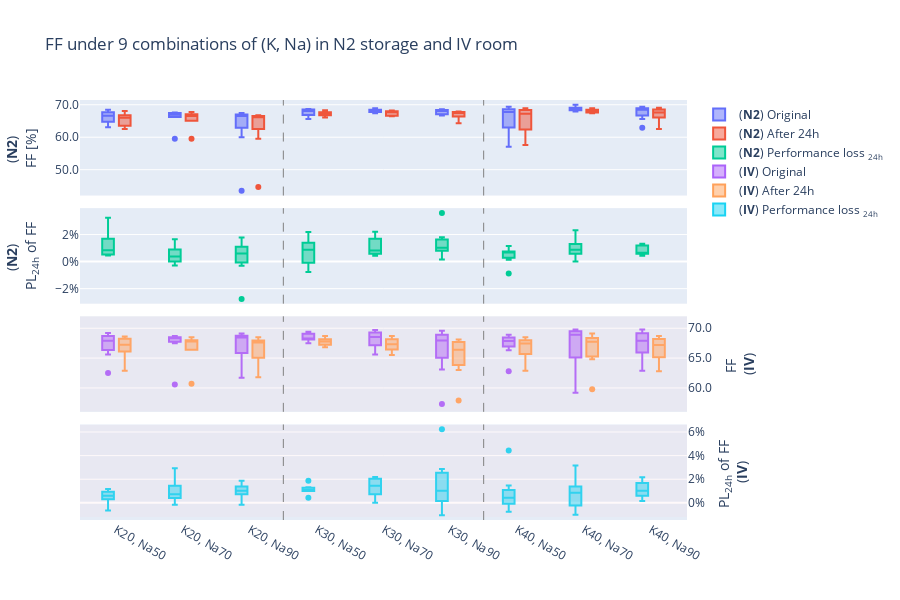

The notebook cell saved with this chart:
### Code cell
fig_Alkali_FF = make_subplots(rows=4, cols=1,shared_xaxes = True,vertical_spacing=0.03)

fig_Alkali_FF.add_trace(
    go.Box(y=Alkali_test_FF_N2['FF [%]'], x = Alkali_test_FF_N2["Type"], 
           name = "(<b>N2</b>) Original", offsetgroup = "A"),
    row=1, col=1
)

fig_Alkali_FF.add_trace(
    go.Box(y=Alkali_test_FF_N2['FF [%].1'], x = Alkali_test_FF_N2["Type"], 
           name = "(<b>N2</b>) After 24h", offsetgroup = "B"),
    row=1, col=1
)


fig_Alkali_FF.add_trace(
    go.Box(y=Alkali_test_FF_N2['PL-FF'], x = Alkali_test_FF_N2["Type"], 
           name = "(<b>N2</b>) Performance loss <sub>24h</sub>", offsetgroup = "A"),
    row=2, col=1
)
#########
fig_Alkali_FF.add_trace(
    go.Box(y=Alkali_test_FF_IV['FF [%]'], x = Alkali_test_FF_IV["Type"], 
           name = "(<b>IV</b>) Original", offsetgroup = "A"),
    row=3, col=1
)

fig_Alkali_FF.add_trace(
    go.Box(y=Alkali_test_FF_IV['FF [%].1'], x = Alkali_test_FF_IV["Type"], 
           name = "(<b>IV</b>) After 24h", offsetgroup = "B"),
    row=3, col=1
)


fig_Alkali_FF.add_trace(
    go.Box(y=Alkali_test_FF_IV['PL-FF'], x = Alkali_test_FF_IV["Type"], 
           name = "(<b>IV</b>) Performance loss <sub>24h</sub>", offsetgroup = "A"),
    row=4, col=1
)

fig_Alkali_FF.add_hrect(y0=56, y1=72, col="all", row=3,
              fillcolor="pink", opacity=0.1, line_width=0)

fig_Alkali_FF.add_hrect(y0=-0.012, y1=0.066, col="all", row=4,
              fillcolor="pink", opacity=0.1, line_width=0)

fig_Alkali_FF.add_vline(
        x=2.5, line_width=1, line_dash="dash", 
        line_color="grey")

fig_Alkali_FF.add_vline(
        x=5.5, line_width=1, line_dash="dash", 
        line_color="grey")

fig_Alkali_FF.update_layout(title = "FF under 9 combinations of (K, Na) in N2 storage and IV room",
                     boxmode='group', height=600, width=900,boxgap=0.5,
                     yaxis=dict(title="(<b>N2</b>) <br>FF [%]",tickformat=",.1f"),
                     yaxis2=dict(title="(<b>N2</b>) <br>PL<sub>24h</sub> of FF",tickformat = ',.0%'),
                     yaxis3=dict(title="FF <br>(<b>IV</b>) ",side='right',tickformat=",.1f"),
                     yaxis4=dict(title="PL<sub>24h</sub> of FF <br>(<b>IV</b>)",side='right',tickformat = ',.0%')
                    ) 
fig_Alkali_FF.update_xaxes(tickangle=30)
fig_Alkali_FF.write_image("3.3 FF under 9 combinations of (K, Na) in N2 storage and IV room.png", scale=3, width=900, height=600) 
fig_Alkali_FF.show()

### Figure 1 — Plotly figure (JSON) as saved in the notebook; plotly's stock layout.template omitted (floating-point values rounded to 4 significant figures)
{"data": [{"name": "(<b>N2</b>) Original", "offsetgroup": "A", "type": "box", "x": ["K20, Na50", "K20, Na50", "K20, Na50", "K20, Na50", "K20, Na70", "K20, Na70", "K20, Na70", "K20, Na70", "K20, Na90", "K20, Na90", "K20, Na90", "K20, Na90", "K30, Na50", "K30, Na50", "K30, Na50", "K30, Na50", "K30, Na70", "K30, Na70", "K30, Na70", "K30, Na70", "K30, Na90", "K30, Na90", "K30, Na90", "K30, Na90", "K40, Na50", "K40, Na50", "K40, Na50", "K40, Na50", "K40, Na70", "K40, Na70", "K40, Na70", "K40, Na70", "K40, Na90", "K40, Na90", "K40, Na90", "K40, Na90", "K20, Na50", "K20, Na50", "K20, Na50", "K20, Na50", "K20, Na70", "K20, Na70", "K20, Na90", "K20, Na90", "K20, Na90", "K20, Na90", "K30, Na50", "K30, Na50", "K30, Na50", "K30, Na50", "K30, Na70", "K30, Na70", "K30, Na70", "K30, Na70", "K30, Na90", "K30, Na90", "K30, Na90", "K30, Na90", "K40, Na50", "K40, Na50", "K40, Na50", "K40, Na50", "K40, Na70", "K40, Na70", "K40, Na70", "K40, Na70", "K40, Na90", "K40, Na90", "K40, Na90", "K40, Na90"], "xaxis": "x", "y": [68.2, 67, 67.2, 68.5, 67.4, 67.6, 59.5, 66.4, 66.9, 66.5, 60, 65.9, 68.1, 66.4, 65.6, 68.1, 68.6, 67.4, 68.9, 67.6, 67, 68.3, 67.1, 68.4, 68, 67.5, 57.1, 65.3, 68.3, 68.8, 69, 67.9, 68.5, 68.4, 65.6, 62.9, 63.1, 64.8, 64.7, 66.2, 66.2, 67.5, 43.5, 67.5, 67.1, 66.6, 68.6, 68.5, 68.7, 67.3, 68.4, 68, 68, 68.4, 68.4, 68.3, 68.6, 66.7, 69.4, 68.3, 68.9, 60.7, 70, 69.1, 69, 68.3, 69.2, 69.4, 68.7, 67.8], "yaxis": "y"}, {"name": "(<b>N2</b>) After 24h", "offsetgroup": "B", "type": "box", "x": ["K20, Na50", "K20, Na50", "K20, Na50", "K20, Na50", "K20, Na70", "K20, Na70", "K20, Na70", "K20, Na70", "K20, Na90", "K20, Na90", "K20, Na90", "K20, Na90", "K30, Na50", "K30, Na50", "K30, Na50", "K30, Na50", "K30, Na70", "K30, Na70", "K30, Na70", "K30, Na70", "K30, Na90", "K30, Na90", "K30, Na90", "K30, Na90", "K40, Na50", "K40, Na50", "K40, Na50", "K40, Na50", "K40, Na70", "K40, Na70", "K40, Na70", "K40, Na70", "K40, Na90", "K40, Na90", "K40, Na90", "K40, Na90", "K20, Na50", "K20, Na50", "K20, Na50", "K20, Na50", "K20, Na70", "K20, Na70", "K20, Na90", "K20, Na90", "K20, Na90", "K20, Na90", "K30, Na50", "K30, Na50", "K30, Na50", "K30, Na50", "K30, Na70", "K30, Na70", "K30, Na70", "K30, Na70", "K30, Na90", "K30, Na90", "K30, Na90", "K30, Na90", "K40, Na50", "K40, Na50", "K40, Na50", "K40, Na50", "K40, Na70", "K40, Na70", "K40, Na70", "K40, Na70", "K40, Na90", "K40, Na90", "K40, Na90", "K40, Na90"], "xaxis": "x", "y": [66.8, 66.1, 66.7, 68.1, 67.1, 67.8, 59.5, 66.2, 66, 66.4, 59.5, 65.5, 67.4, 66.9, 66.1, 66.9, 68.2, 66.7, 67.7, 66.5, 65.8, 67.6, 67, 67.8, 67.5, 67, 57.6, 64.8, 67.7, 68.2, 68.3, 67.6, 67.6, 67.6, 64.8, 62.5, 62.5, 64.5, 62.6, 65.9, 65.1, 66.9, 44.7, 66.3, 66.7, 66.8, 68, 67, 68.3, 66.7, 68, 67.7, 66.5, 68, 67.4, 67.8, 67.9, 64.3, 68.9, 68, 68.8, 60, 68.9, 68.6, 67.4, 68.3, 68.8, 69.1, 68.3, 67.4], "yaxis": "y"}, {"name": "(<b>N2</b>) Performance loss <sub>24h</sub>", "offsetgroup": "A", "type": "box", "x": ["K20, Na50", "K20, Na50", "K20, Na50", "K20, Na50", "K20, Na70", "K20, Na70", "K20, Na70", "K20, Na70", "K20, Na90", "K20, Na90", "K20, Na90", "K20, Na90", "K30, Na50", "K30, Na50", "K30, Na50", "K30, Na50", "K30, Na70", "K30, Na70", "K30, Na70", "K30, Na70", "K30, Na90", "K30, Na90", "K30, Na90", "K30, Na90", "K40, Na50", "K40, Na50", "K40, Na50", "K40, Na50", "K40, Na70", "K40, Na70", "K40, Na70", "K40, Na70", "K40, Na90", "K40, Na90", "K40, Na90", "K40, Na90", "K20, Na50", "K20, Na50", "K20, Na50", "K20, Na50", "K20, Na70", "K20, Na70", "K20, Na90", "K20, Na90", "K20, Na90", "K20, Na90", "K30, Na50", "K30, Na50", "K30, Na50", "K30, Na50", "K30, Na70", "K30, Na70", "K30, Na70", "K30, Na70", "K30, Na90", "K30, Na90", "K30, Na90", "K30, Na90", "K40, Na50", "K40, Na50", "K40, Na50", "K40, Na50", "K40, Na70", "K40, Na70", "K40, Na70", "K40, Na70", "K40, Na90", "K40, Na90", "K40, Na90", "K40, Na90"], "xaxis": "x2", "y": [0.02053, 0.01343, 0.00744, 0.005839, 0.004451, -0.002959, 0, 0.003012, 0.01345, 0.001504, 0.008333, 0.00607, 0.01028, -0.00753, -0.007622, 0.01762, 0.005831, 0.01039, 0.01742, 0.01627, 0.01791, 0.01025, 0.00149, 0.008772, 0.007353, 0.007407, -0.008757, 0.007657, 0.008785, 0.008721, 0.01014, 0.004418, 0.01314, 0.0117, 0.0122, 0.006359, 0.009509, 0.00463, 0.03246, 0.004532, 0.01662, 0.008889, -0.02759, 0.01778, 0.005961, -0.003003, 0.008746, 0.0219, 0.005822, 0.008915, 0.005848, 0.004412, 0.02206, 0.005848, 0.01462, 0.007321, 0.0102, 0.03598, 0.007205, 0.004392, 0.001451, 0.01153, 0.01571, 0.007236, 0.02319, 0, 0.00578, 0.004323, 0.005822, 0.0059], "yaxis": "y2"}, {"name": "(<b>IV</b>) Original", "offsetgroup": "A", "type": "box", "x": ["K20, Na50", "K20, Na50", "K20, Na50", "K20, Na50", "K20, Na70", "K20, Na70", "K20, Na70", "K20, Na90", "K20, Na90", "K20, Na90", "K20, Na90", "K30, Na50", "K30, Na50", "K30, Na50", "K30, Na50", "K30, Na70", "K30, Na70", "K30, Na70", "K30, Na70", "K30, Na90", "K30, Na90", "K30, Na90", "K30, Na90", "K40, Na50", "K40, Na50", "K40, Na50", "K40, Na50", "K40, Na70", "K40, Na70", "K40, Na70", "K40, Na70", "K40, Na90", "K40, Na90", "K40, Na90", "K40, Na90", "K20, Na50", "K20, Na50", "K20, Na50", "K20, Na50", "K20, Na70", "K20, Na70", "K20, Na70", "K20, Na70", "K20, Na90", "K20, Na90", "K20, Na90", "K20, Na90", "K30, Na50", "K30, Na50", "K30, Na50", "K30, Na70", "K30, Na70", "K30, Na70", "K30, Na70", "K30, Na90", "K30, Na90", "K30, Na90", "K30, Na90", "K40, Na50", "K40, Na50", "K40, Na50", "K40, Na50", "K40, Na70", "K40, Na70", "K40, Na70", "K40, Na70", "K40, Na90", "K40, Na90", "K40, Na90", "K40, Na90"], "xaxis": "x3", "y": [68.8, 68, 67.1, 68.6, 68.7, 68.4, 68.4, 68.5, 68.4, 68.5, 69.1, 69.4, 69, 69.1, 68.1, 69.4, 69.7, 69.2, 68.3, 68.8, 69.6, 57.3, 68.5, 68.6, 62.8, 68.1, 67.6, 69.6, 68.7, 65.1, 69.4, 68.1, 69, 69.8, 62.9, 65.6, 62.5, 67.8, 69.2, 68.5, 60.6, 68.4, 67.5, 69, 61.7, 64.4, 67.3, 68.1, 67.5, 68.2, 68.4, 65.6, 66, 68.7, 67, 63.1, 69, 67.4, 66.3, 68.3, 68.9, 67.6, 59.2, 69.8, 69.1, 65.1, 67.3, 64.6, 67.7, 69.3], "yaxis": "y3"}, {"name": "(<b>IV</b>) After 24h", "offsetgroup": "B", "type": "box", "x": ["K20, Na50", "K20, Na50", "K20, Na50", "K20, Na50", "K20, Na70", "K20, Na70", "K20, Na70", "K20, Na90", "K20, Na90", "K20, Na90", "K20, Na90", "K30, Na50", "K30, Na50", "K30, Na50", "K30, Na50", "K30, Na70", "K30, Na70", "K30, Na70", "K30, Na70", "K30, Na90", "K30, Na90", "K30, Na90", "K30, Na90", "K40, Na50", "K40, Na50", "K40, Na50", "K40, Na50", "K40, Na70", "K40, Na70", "K40, Na70", "K40, Na70", "K40, Na90", "K40, Na90", "K40, Na90", "K40, Na90", "K20, Na50", "K20, Na50", "K20, Na50", "K20, Na50", "K20, Na70", "K20, Na70", "K20, Na70", "K20, Na70", "K20, Na90", "K20, Na90", "K20, Na90", "K20, Na90", "K30, Na50", "K30, Na50", "K30, Na50", "K30, Na70", "K30, Na70", "K30, Na70", "K30, Na70", "K30, Na90", "K30, Na90", "K30, Na90", "K30, Na90", "K40, Na50", "K40, Na50", "K40, Na50", "K40, Na50", "K40, Na70", "K40, Na70", "K40, Na70", "K40, Na70", "K40, Na90", "K40, Na90", "K40, Na90", "K40, Na90"], "xaxis": "x3", "y": [68.6, 67.2, 66.9, 68, 68.5, 67.9, 67.8, 67.5, 67.8, 67.7, 68.5, 68.7, 68.3, 67.8, 67.2, 68.4, 68.7, 67.9, 67.4, 68.1, 67.6, 57.9, 67.8, 68.1, 62.9, 67.9, 64.6, 69.1, 67.9, 64.8, 68.7, 67.3, 68.6, 68.7, 62.8, 65.3, 62.9, 67.3, 68.5, 68, 60.7, 66.4, 66.4, 68.1, 61.8, 63.2, 66.9, 67.8, 66.8, 67.4, 66.9, 65.5, 66, 67.2, 65.5, 63, 64.7, 67.3, 66.8, 67.3, 68.5, 67.6, 59.8, 67.6, 68, 65.7, 66.1, 64.2, 67.1, 67.8], "yaxis": "y3"}, {"name": "(<b>IV</b>) Performance loss <sub>24h</sub>", "offsetgroup": "A", "type": "box", "x": ["K20, Na50", "K20, Na50", "K20, Na50", "K20, Na50", "K20, Na70", "K20, Na70", "K20, Na70", "K20, Na90", "K20, Na90", "K20, Na90", "K20, Na90", "K30, Na50", "K30, Na50", "K30, Na50", "K30, Na50", "K30, Na70", "K30, Na70", "K30, Na70", "K30, Na70", "K30, Na90", "K30, Na90", "K30, Na90", "K30, Na90", "K40, Na50", "K40, Na50", "K40, Na50", "K40, Na50", "K40, Na70", "K40, Na70", "K40, Na70", "K40, Na70", "K40, Na90", "K40, Na90", "K40, Na90", "K40, Na90", "K20, Na50", "K20, Na50", "K20, Na50", "K20, Na50", "K20, Na70", "K20, Na70", "K20, Na70", "K20, Na70", "K20, Na90", "K20, Na90", "K20, Na90", "K20, Na90", "K30, Na50", "K30, Na50", "K30, Na50", "K30, Na70", "K30, Na70", "K30, Na70", "K30, Na70", "K30, Na90", "K30, Na90", "K30, Na90", "K30, Na90", "K40, Na50", "K40, Na50", "K40, Na50", "K40, Na50", "K40, Na70", "K40, Na70", "K40, Na70", "K40, Na70", "K40, Na90", "K40, Na90", "K40, Na90", "K40, Na90"], "xaxis": "x4", "y": [0.002907, 0.01176, 0.002981, 0.008746, 0.002911, 0.00731, 0.008772, 0.0146, 0.008772, 0.01168, 0.008683, 0.01009, 0.01014, 0.01881, 0.01322, 0.01441, 0.01435, 0.01879, 0.01318, 0.01017, 0.02874, -0.01047, 0.01022, 0.007289, -0.001592, 0.002937, 0.04438, 0.007184, 0.01164, 0.004608, 0.01009, 0.01175, 0.005797, 0.01576, 0.00159, 0.004573, -0.0064, 0.007375, 0.01012, 0.007299, -0.00165, 0.02924, 0.0163, 0.01304, -0.001621, 0.01863, 0.005944, 0.004405, 0.01037, 0.01173, 0.02193, 0.001524, 0, 0.02183, 0.02239, 0.001585, 0.06232, 0.001484, -0.007541, 0.01464, 0.005806, 0, -0.01014, 0.03152, 0.01592, -0.009217, 0.01783, 0.006192, 0.008863, 0.02165], "yaxis": "y4"}], "layout": {"boxgap": 0.5, "boxmode": "group", "height": 600, "shapes": [{"fillcolor": "pink", "line": {"width": 0}, "opacity": 0.1, "type": "rect", "x0": 0, "x1": 1, "xref": "x3 domain", "y0": 56, "y1": 72, "yref": "y3"}, {"fillcolor": "pink", "line": {"width": 0}, "opacity": 0.1, "type": "rect", "x0": 0, "x1": 1, "xref": "x4 domain", "y0": -0.012, "y1": 0.066, "yref": "y4"}, {"line": {"color": "grey", "dash": "dash", "width": 1}, "type": "line", "x0": 2.5, "x1": 2.5, "xref": "x", "y0": 0, "y1": 1, "yref": "y domain"}, {"line": {"color": "grey", "dash": "dash", "width": 1}, "type": "line", "x0": 2.5, "x1": 2.5, "xref": "x2", "y0": 0, "y1": 1, "yref": "y2 domain"}, {"line": {"color": "grey", "dash": "dash", "width": 1}, "type": "line", "x0": 2.5, "x1": 2.5, "xref": "x3", "y0": 0, "y1": 1, "yref": "y3 domain"}, {"line": {"color": "grey", "dash": "dash", "width": 1}, "type": "line", "x0": 2.5, "x1": 2.5, "xref": "x4", "y0": 0, "y1": 1, "yref": "y4 domain"}, {"line": {"color": "grey", "dash": "dash", "width": 1}, "type": "line", "x0": 5.5, "x1": 5.5, "xref": "x", "y0": 0, "y1": 1, "yref": "y domain"}, {"line": {"color": "grey", "dash": "dash", "width": 1}, "type": "line", "x0": 5.5, "x1": 5.5, "xref": "x2", "y0": 0, "y1": 1, "yref": "y2 domain"}, {"line": {"color": "grey", "dash": "dash", "width": 1}, "type": "line", "x0": 5.5, "x1": 5.5, "xref": "x3", "y0": 0, "y1": 1, "yref": "y3 domain"}, {"line": {"color": "grey", "dash": "dash", "width": 1}, "type": "line", "x0": 5.5, "x1": 5.5, "xref": "x4", "y0": 0, "y1": 1, "yref": "y4 domain"}], "title": {"text": "FF under 9 combinations of (K, Na) in N2 storage and IV room"}, "width": 900, "xaxis": {"anchor": "y", "domain": [0, 1], "matches": "x4", "showticklabels": false, "tickangle": 30}, "xaxis2": {"anchor": "y2", "domain": [0, 1], "matches": "x4", "showticklabels": false, "tickangle": 30}, "xaxis3": {"anchor": "y3", "domain": [0, 1], "matches": "x4", "showticklabels": false, "tickangle": 30}, "xaxis4": {"anchor": "y4", "domain": [0, 1], "tickangle": 30}, "yaxis": {"anchor": "x", "domain": [0.7725, 1], "tickformat": ",.1f", "title": {"text": "(<b>N2</b>) <br>FF [%]"}}, "yaxis2": {"anchor": "x2", "domain": [0.515, 0.7425], "tickformat": ",.0%", "title": {"text": "(<b>N2</b>) <br>PL<sub>24h</sub> of FF"}}, "yaxis3": {"anchor": "x3", "domain": [0.2575, 0.485], "side": "right", "tickformat": ",.1f", "title": {"text": "FF <br>(<b>IV</b>) "}}, "yaxis4": {"anchor": "x4", "domain": [0, 0.2275], "side": "right", "tickformat": ",.0%", "title": {"text": "PL<sub>24h</sub> of FF <br>(<b>IV</b>)"}}}}
